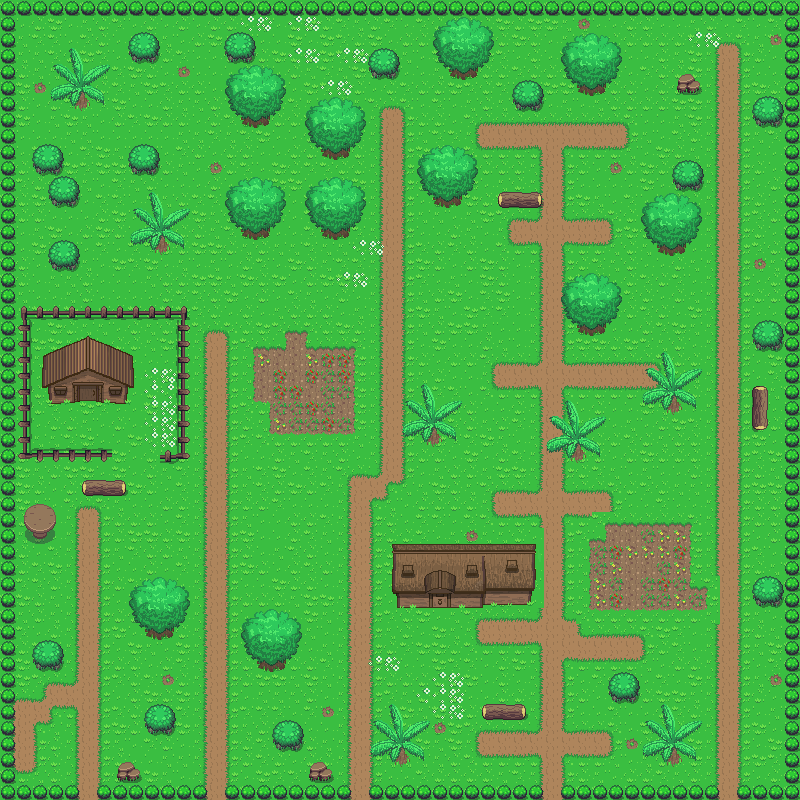

This game map was drawn from its Tiled (.tmx) file and the tilesets committed beside it. A one-line description and the trimmed map source follow:
An orthogonal 50x50 tile map with 16x16 px tiles, 3 tile layers (Base, Lower, Above), 2 tilesets.

<map version="1.0" tiledversion="1.0.2" orientation="orthogonal" renderorder="right-down" width="50" height="50" tilewidth="16" tileheight="16" nextobjectid="1">
 <tileset firstgid="1" source="../../Tileset/Overworld.tsx" />
 <tileset firstgid="1729" source="../../Tileset/Building.tsx" />
 <layer name="Base" width="50" height="50">
  <data>[2500 cells, 2500 non-empty, 20 distinct tile ids]</data>
 </layer>
 <layer name="Lower" width="50" height="50">
  <data>[2500 cells, 678 non-empty, 99 distinct tile ids]</data>
 </layer>
 <layer name="Above" width="50" height="50">
  <data>[2500 cells, 171 non-empty, 50 distinct tile ids]</data>
 </layer>
</map>
